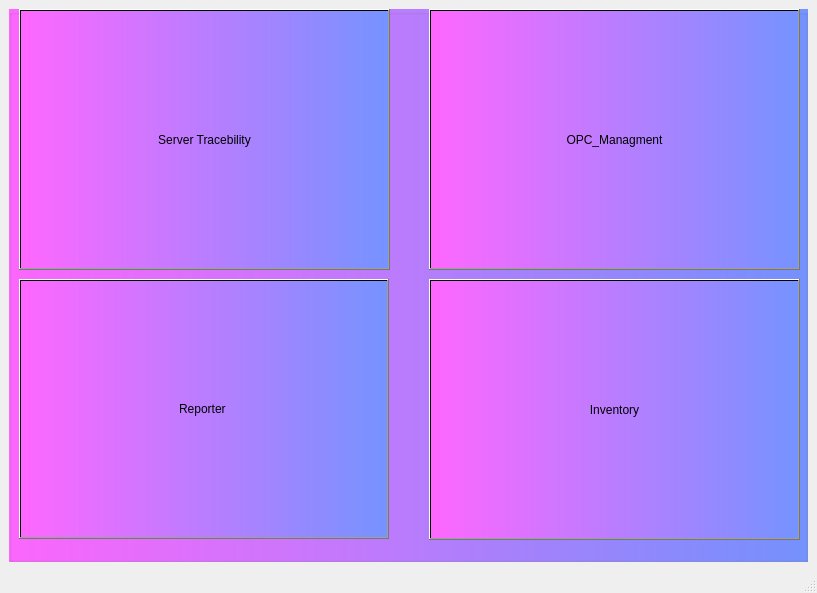
<?xml version="1.0" encoding="UTF-8"?>
<ui version="4.0">
 <class>Main</class>
 <widget class="QMainWindow" name="Main">
  <property name="geometry">
   <rect>
    <x>0</x>
    <y>0</y>
    <width>817</width>
    <height>593</height>
   </rect>
  </property>
  <property name="windowTitle">
   <string>MainWindow</string>
  </property>
  <property name="styleSheet">
   <string notr="true">QWidget#bgwidget{
background-color:
qlineargradient(spread:pad, x1:0, y1:0, x2:1, y2:0, stop:0 rgba(227, 0, 227, 255), stop:1 rgba(0, 85, 255, 161));}</string>
  </property>
  <widget class="QWidget" name="centralwidget">
   <layout class="QGridLayout" name="gridLayout">
    <item row="0" column="0">
     <widget class="QGroupBox" name="groupBox">
      <property name="autoFillBackground">
       <bool>false</bool>
      </property>
      <property name="styleSheet">
       <string notr="true">background-color: qlineargradient(spread:pad, x1:0, y1:0, x2:1, y2:0, stop:0 rgba(255, 103, 255, 255), stop:1 rgba(117, 147, 255, 255));</string>
      </property>
      <property name="title">
       <string/>
      </property>
      <widget class="QPushButton" name="pushButton_4">
       <property name="geometry">
        <rect>
         <x>420</x>
         <y>270</y>
         <width>371</width>
         <height>261</height>
        </rect>
       </property>
       <property name="text">
        <string>Inventory</string>
       </property>
      </widget>
      <widget class="QPushButton" name="pushButton_5">
       <property name="geometry">
        <rect>
         <x>10</x>
         <y>270</y>
         <width>370</width>
         <height>260</height>
        </rect>
       </property>
       <property name="sizePolicy">
        <sizepolicy hsizetype="Minimum" vsizetype="Fixed">
         <horstretch>0</horstretch>
         <verstretch>0</verstretch>
        </sizepolicy>
       </property>
       <property name="minimumSize">
        <size>
         <width>370</width>
         <height>260</height>
        </size>
       </property>
       <property name="maximumSize">
        <size>
         <width>370</width>
         <height>260</height>
        </size>
       </property>
       <property name="text">
        <string>Reporter </string>
       </property>
      </widget>
      <widget class="QPushButton" name="pushButton_Server">
       <property name="geometry">
        <rect>
         <x>10</x>
         <y>0</y>
         <width>371</width>
         <height>261</height>
        </rect>
       </property>
       <property name="text">
        <string>Server Tracebility</string>
       </property>
      </widget>
      <widget class="QPushButton" name="pushButton_OPC_Manage">
       <property name="geometry">
        <rect>
         <x>420</x>
         <y>0</y>
         <width>371</width>
         <height>261</height>
        </rect>
       </property>
       <property name="text">
        <string>OPC_Managment</string>
       </property>
      </widget>
     </widget>
    </item>
   </layout>
  </widget>
  <widget class="QMenuBar" name="menubar">
   <property name="geometry">
    <rect>
     <x>0</x>
     <y>0</y>
     <width>817</width>
     <height>21</height>
    </rect>
   </property>
  </widget>
  <widget class="QStatusBar" name="statusbar"/>
 </widget>
 <resources/>
 <connections/>
</ui>
